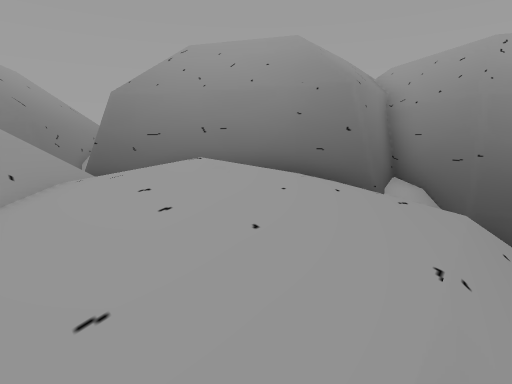
[1] (above)

23 first-person views from a walk through a Unity game level. The camera is 1.4 m above the floor, tilts 10° down and sees 80° across. The floor is counted in squares, 1 m on a side. Each view is taken from the middle of a square. On the plan, view 1 faces up. The plan holds only what a view shows up to about 14 squares ahead; the rest is blank. The place goes on beyond the plan. Door leaves are left out, so doorways stand open.

[2]
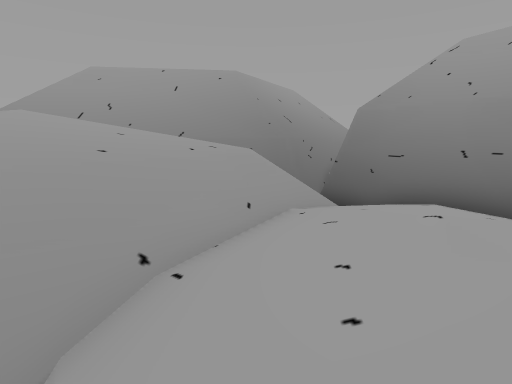

[3]
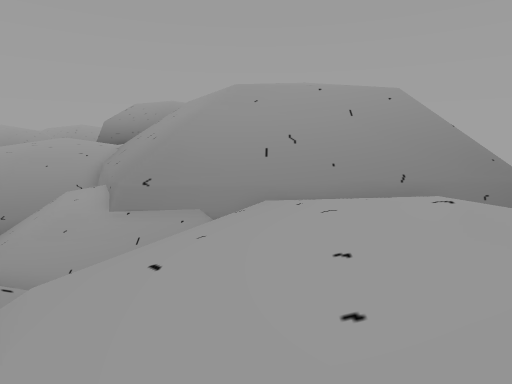

[4]
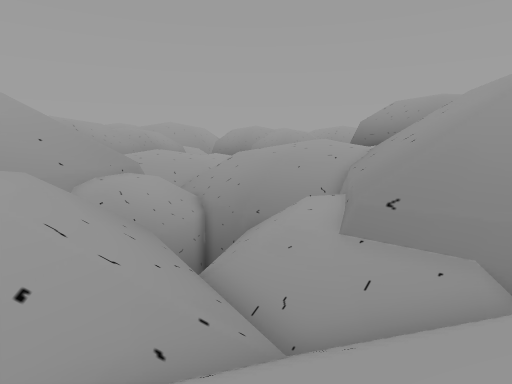

[5]
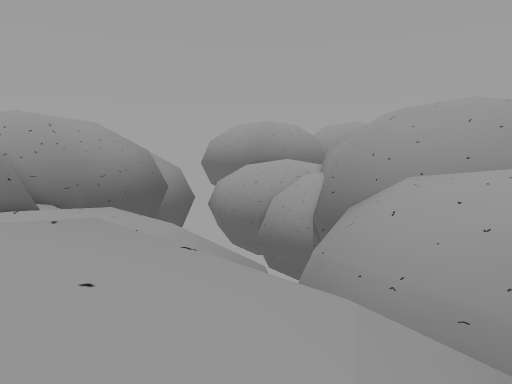

[6]
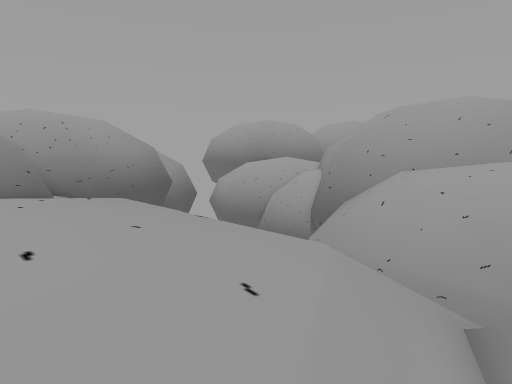

[7]
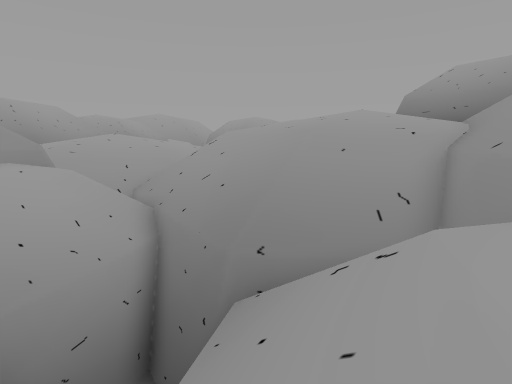

[8]
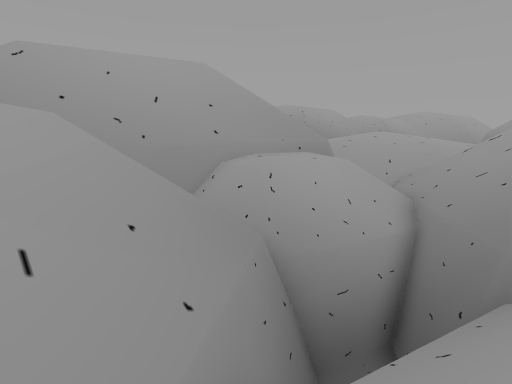

[9]
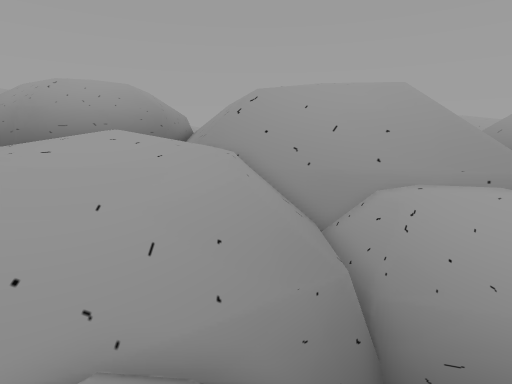

[10]
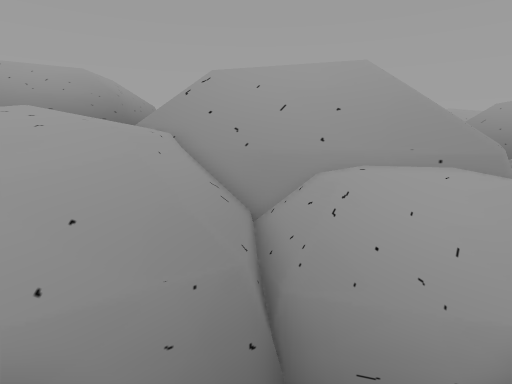

[11]
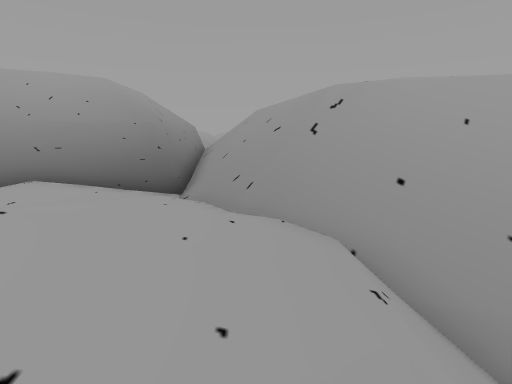

[12]
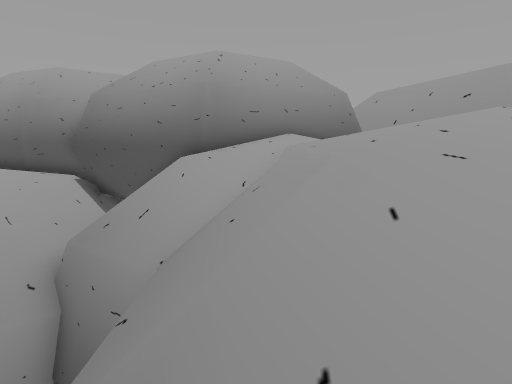

[13]
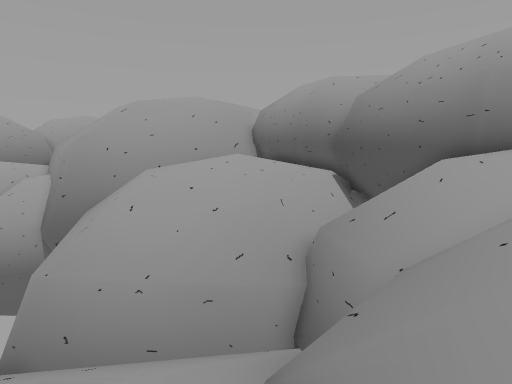

[14]
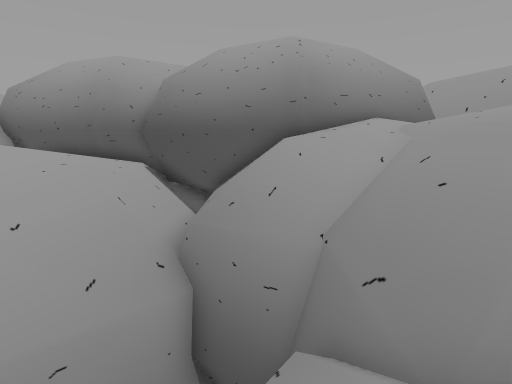

[15]
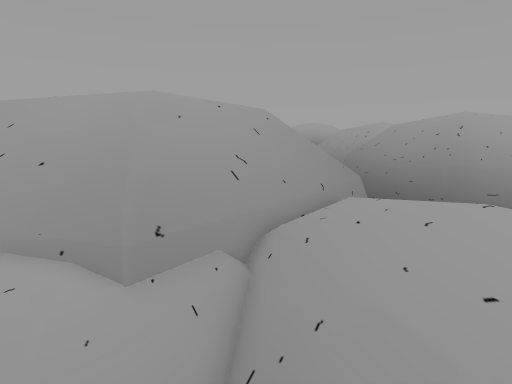

[16]
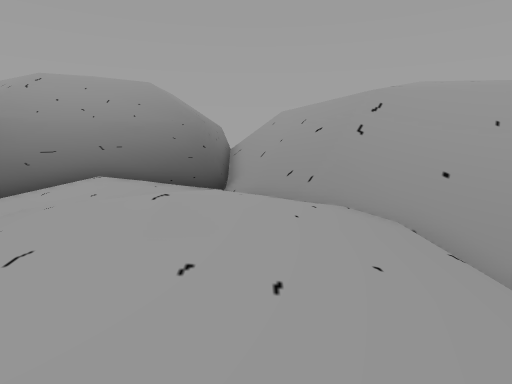

[17]
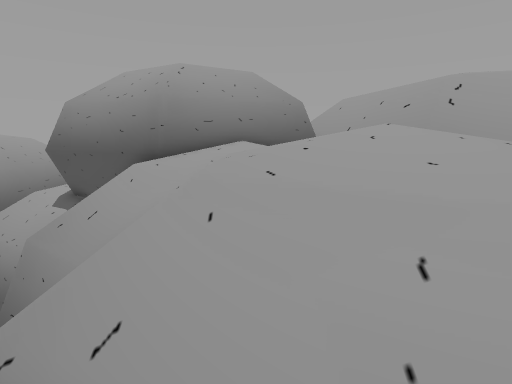

[18]
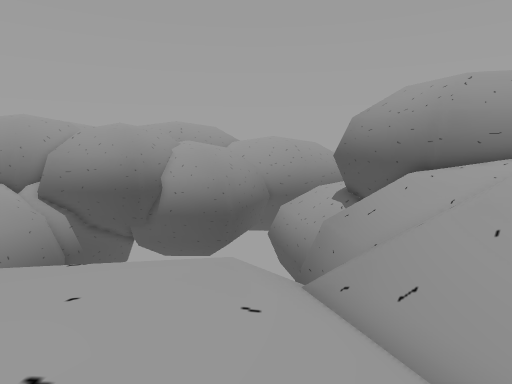

[19]
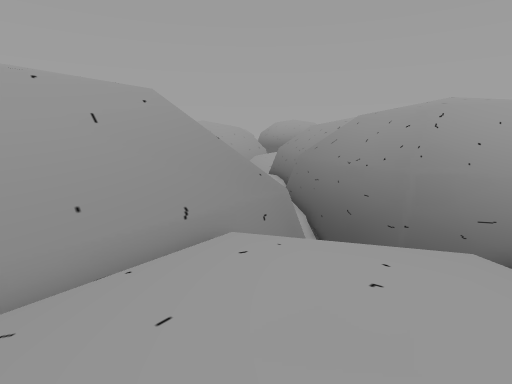

[20]
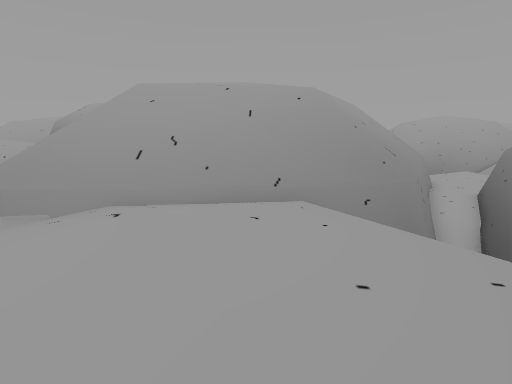

[21]
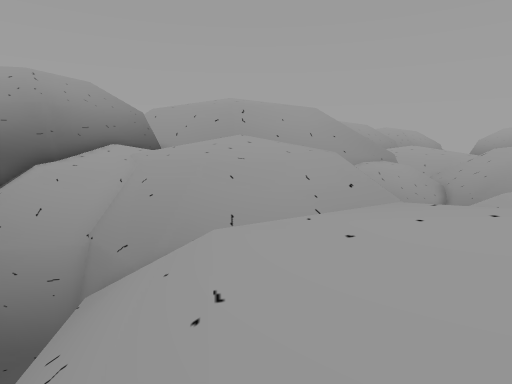

[22]
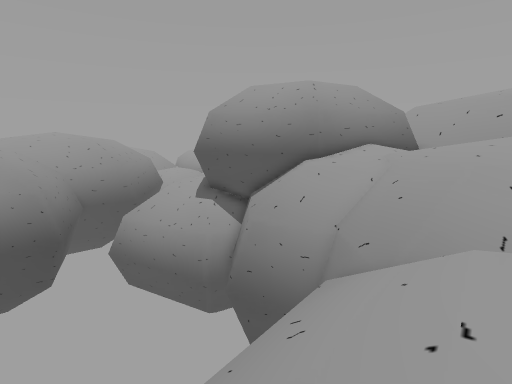

[23]
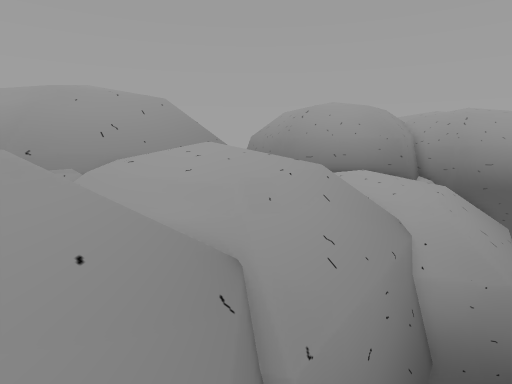

### Floor plan
Key: @ floor where view 1 was taken; # wall or solid block; . main floor; : floor 0.25 m higher than the main floor; - floor 0.5 m lower than the main floor; + floor 0.75 m higher than the main floor; _ floor 1 m lower than the main floor; < floor 1.75 m lower than the main floor; ( floor 2 m lower than the main floor; * floor 3 m higher than the main floor; / step, stairs or slope; D open door; = window, fence, low wall or low ledge; ^ raised ledge; v drop or lower ground; O other object.
Columns run from 36 left of view 1 to 7 right of it. Each row starts with its distance up from view 1.
 10        ###//// ****  *//////v#
  9 #    ####/////***** **/////=   ####    ##
  8 ##  ###.. /////***  *//////=    =########
  7 (####... .///////// //////=     //<<<####
  6 ////.... :./////////////#=     //<<<<<//##
  5 ////./.  :://///////////=/_-- -//<<<<</ /#
  4 v/////.: ++:.////////////_--.--_//<<<<</
  3 vv////.:+++:./==//////==/--...-_//<<<<///v
  2  vv///.:+++:.//=v=////=//_-...--//<<<////v
  1   v///.::+::./// /__/=#//_-...--_///(///v
  0  v/////.:::.//////////////-----_////@//v
 -1  ///////..////////////////__--_////#///
 -2 v//////////////vvvv/////////__////vvv/
 -3 /////////////vvv  vv=/////////////vvvvv
 -4 ///__/////////vvvvv//////  //////vv  vv
 -5 //_--__//////////v/////.. //////vv  vvvvv
 -6  /-----_//////////////.::./////vv  vvvvvvvv
 -7 /_-...-_///==__//////::::::///v   vvvvvvvvvv
 -8   -...--///////=v=///:+++::///vvvvvvvvvvvvv
 -9  _-...--//=//////#=//:+++::////vvvvvvvvvvv
-10  /--..-_/=///////////::+ :://////vvvvvvvvv
-11  /----_/=/////////////::   /.////vvvvvvvvv
-12  //___/=//////////////.:  ....///vvvvvvvvv
-13     /////////*/////////. ..O####/vvvvvvv
-14 =    /=/////******///////..####DDDvvvvvv
-15 ##  /=//////*******/////.###   ####vvvv
-16  ##v#//////******* *////##        #######
-17  ## v/////***       ////#          #    ###
-18  ## v////****       ////#
-19 #^vvv/////          ////#

Where each view was taken, in squares from view 1:
view 1: 0 up, 0 right, facing up
view 2: 1 up, 0 right, facing up-left
view 3: 2 down, 7 left, facing up-left
view 4: 1 down, 9 left, facing left
view 5: 2 down, 9 left, facing right
view 6: 2 down, 10 left, facing right
view 7: 1 down, 16 left, facing left
view 8: 1 down, 15 left, facing down-left
view 9: 1 up, 17 left, facing down
view 10: 0 up, 19 left, facing down
view 11: 6 down, 15 left, facing down
view 12: 3 down, 8 left, facing down
view 13: 3 down, 8 left, facing down-right
view 14: 3 down, 5 left, facing down
view 15: 2 down, 27 left, facing down
view 16: 1 down, 26 left, facing up
view 17: 4 down, 30 left, facing up
view 18: 6 down, 30 left, facing up-left
view 19: 7 down, 31 left, facing down
view 20: 7 down, 35 left, facing down-right
view 21: 7 down, 36 left, facing up-right
view 22: 7 down, 36 left, facing up
view 23: 10 down, 6 left, facing up
